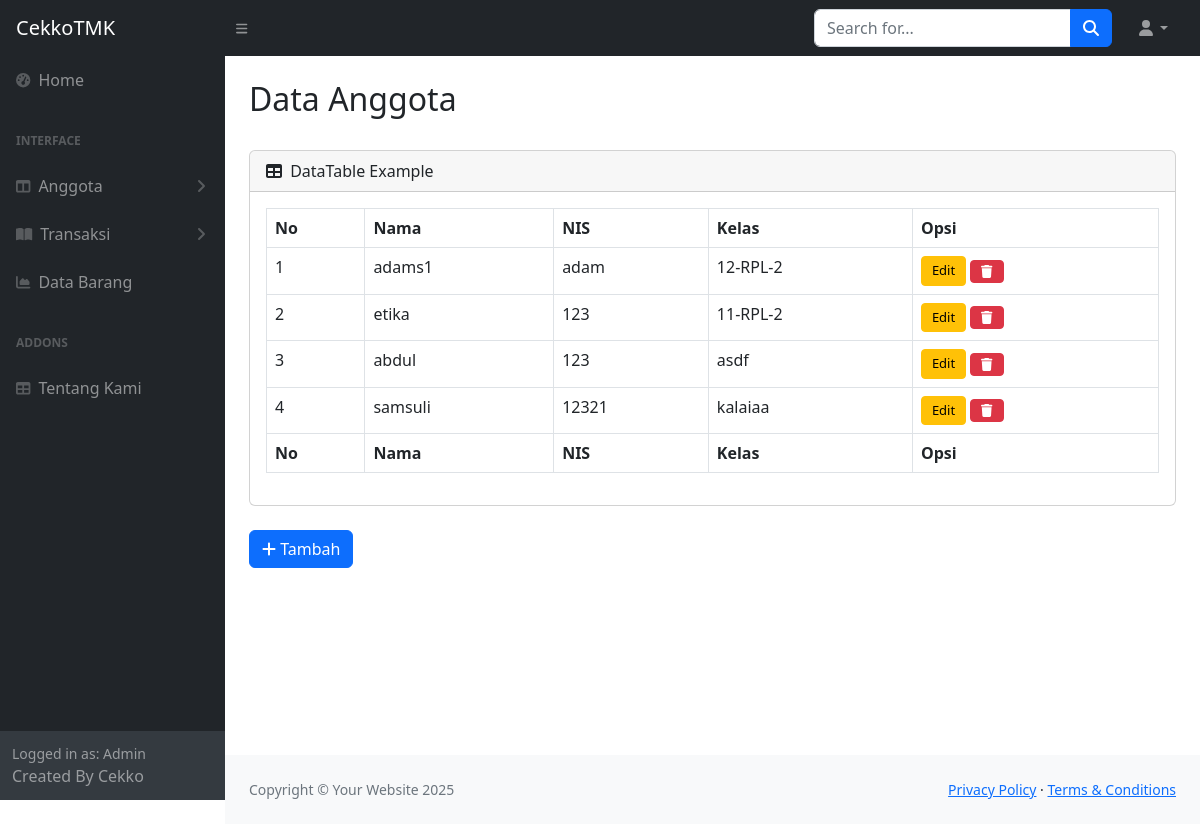
The app's page /login/index.php?page=siswa (signed in) with its own data.
### tables this page shows
CREATE TABLE `anggota` (
  `id_anggota` int(11) NOT NULL,
  `nama` varchar(40) NOT NULL,
  `nis` varchar(40) NOT NULL,
  `kelas` varchar(20) NOT NULL
);

### login/siswa.php (the view, shortened to what this page needs)
<h2 class="page-header">Data Anggota</h2>
<br>
<div class="card mb-4">
  <div class="card-header">
    <i class="fas fa-table me-1"></i> DataTable Example
  </div>
  <div class="card-body">
    <table id="datatablesSimple" class="table table-bordered table-hover">
      <thead>
        <tr>
          <th>No</th>
          <th>Nama</th>
          <th>NIS</th>
          <th>Kelas</th>
          <th>Opsi</th>
        </tr>
      </thead>
      <tfoot>
        <tr>
          <th>No</th>
          <th>Nama</th>
          <th>NIS</th>
          <th>Kelas</th>
          <th>Opsi</th>
        </tr>
      </tfoot>
      <tbody>
        <?php
        $no = 1;
        $query = $mysqli->query("SELECT * FROM anggota");
        while ($lihat = mysqli_fetch_array($query)) {
        ?>
          <tr>
            <td><?= $no++; ?></td>
            <td><?= htmlspecialchars($lihat['nama']); ?></td>
            <td><?= htmlspecialchars($lihat['nis']); ?></td>
            <td><?= htmlspecialchars($lihat['kelas']); ?></td>
            <td>
              <a href="?page=editsiswa&id_peminjam=<?= $lihat['id_anggota']; ?>" class="btn btn-warning btn-sm">Edit</a>
              <a href="aksi/hapussiswa.php?id=<?= $lihat['id_anggota']; ?>" class="btn btn-danger btn-sm"><i class="fa fa-trash"></i></a>
            </td>
          </tr>
        <?php } ?>
      </tbody>
    </table>
  </div>
</div>
<a href="?page=tambahsiswa" class="btn btn-primary pull-right" style="margin-bottom: 20px;">
  <i class="fa fa-plus"></i> Tambah
</a>

### login/siswa.php (style rules this page uses)
.btn-sm { padding: 4px 10px; font-size: 13px; }

### records on screen
anggota: nama "adams1", nis "adam", kelas "12-RPL-2"
anggota: nama "etika", nis "123", kelas "11-RPL-2"
anggota: nama "abdul", nis "123", kelas "asdf"
anggota: nama "samsuli", nis "12321", kelas "kalaiaa"
